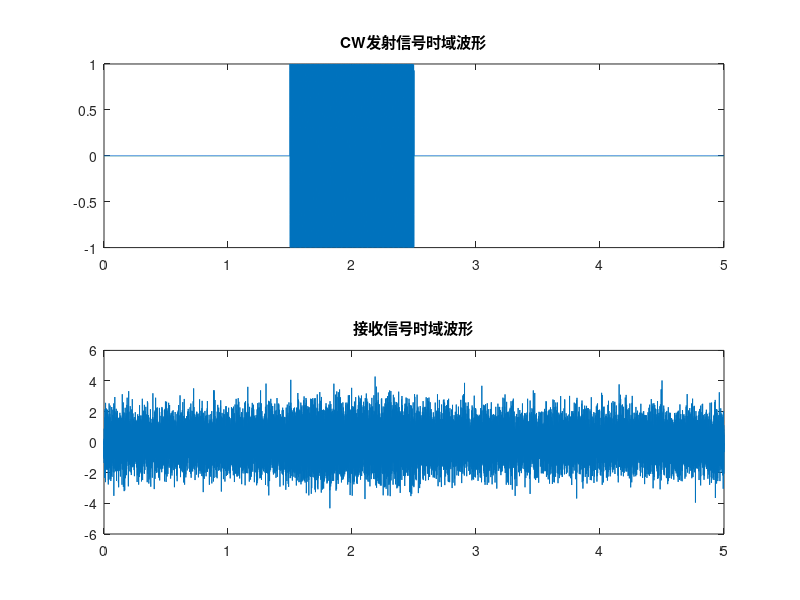
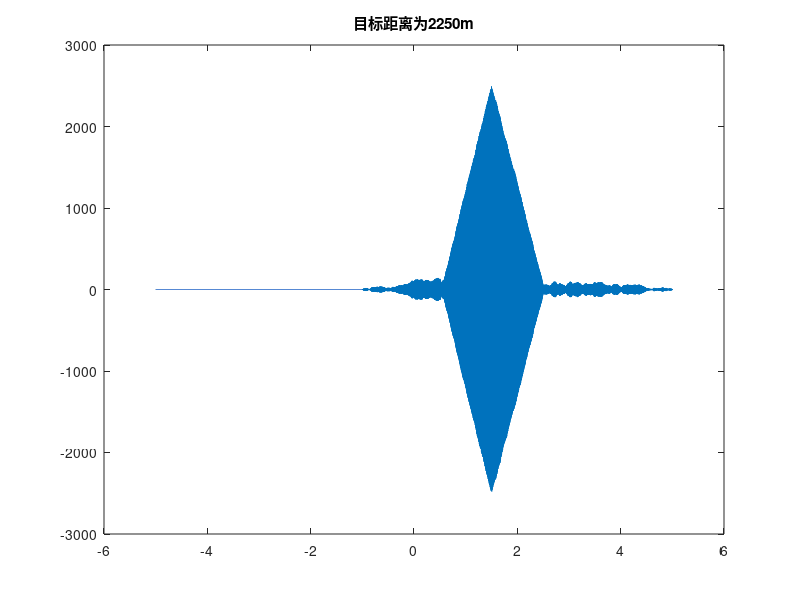
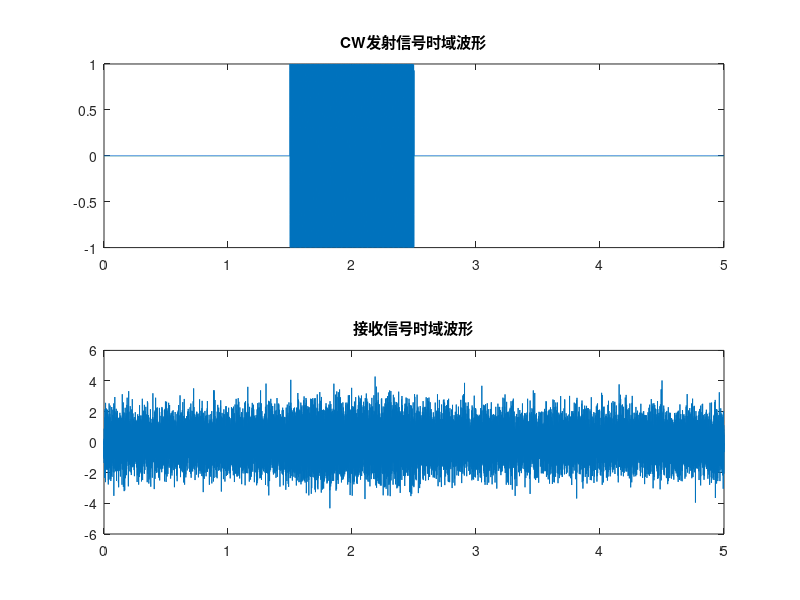
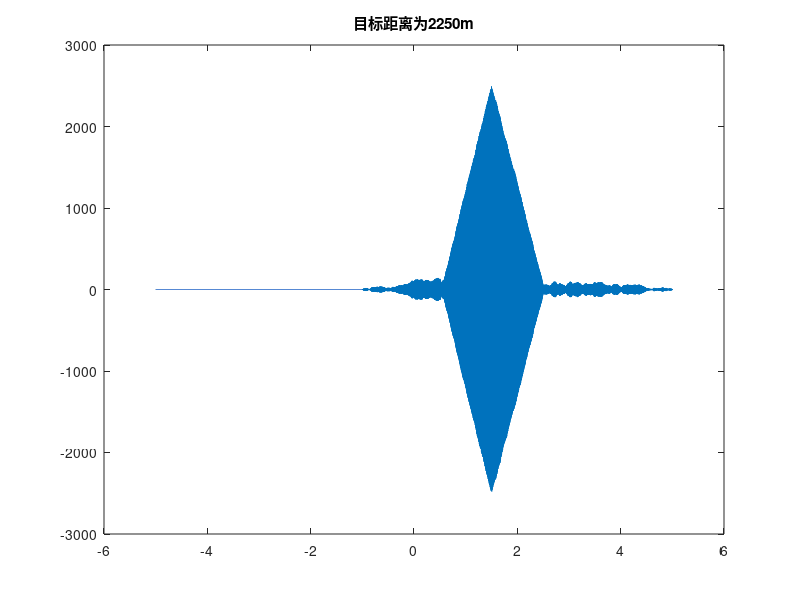

Source code (MATLAB) for these figures, in order: (Note: this script raises an error after producing the figures.)

%% 段仁俊-2024-11-22作业
clear
close all
clc
%% 设置文件夹保存路径
Save_Path='E:\课程\海洋声信号实验\4\Result\';
%% noise
% 生成白噪声
Fs = 5000;         % 采样频率 (Hz)
T = 5;             % 信号持续时间 (秒)
N = Fs * T;       % 总采样点数
tt = (0:N-1) / Fs; % 时间向量
rng(1000,'twister');%固定随机数
noise = randn(N, 1);
%% CW与接收信号Input_signal
%要求：生成一段CW信号。时间长度为1秒，信号到达时间为1.5秒
fs=5000;%采样率
f0=300;%频率
tao=1;%脉宽
t0=1.5;%信号到达时间
t=t0:1/fs:t0+tao-1/fs;
cw=chirp(t,f0,tao,f0);
subplot(2,1,1);
s=[zeros(1.5*Fs,1);cw';zeros(2.5*Fs,1)];
plot(tt,s);
title("CW发射信号时域波形");
subplot(2,1,2);
CwInput_signal=s+noise;
plot(tt,CwInput_signal);
title("接收信号时域波形");
% %% 匹配滤波1
% % 匹配滤波器（脉冲响应为信号的时间反转）
% matched_filter = flipud(s); 
% %plot(tt,matched_filter)
% figure
% % 进行匹配滤波
% Cwoutput_signal = conv(CwInput_signal, matched_filter,'same');
% plot(tt-1,Cwoutput_signal);
%% 匹配滤波2
%相关函数卷积结果
figure
% 使用 xcorr 计算自相关
%[Cwoutput, lags] = xcorr(Input_signal,Input_signal);%如果s与noise不相关可以直接用
[Cwoutput, lags] = xcorr(CwInput_signal,cw');
% 为了绘制输出信号，生成相应的时间轴
lag_time = lags / fs;
plot(lag_time,Cwoutput)
[~,max_time]=max(Cwoutput);
Aim_Length=1500*(max_time-N)/Fs;
title(['目标距离为' num2str(Aim_Length) 'm'])
%% 保存图片
saveas( 1, [Save_Path '第一问CW与发射信号'],'png'); %保存窗口的图像
saveas( 2, [Save_Path '第一问匹配滤波结果'],'png'); %保存窗口的图像

%% LFM信号与接收信号
close all
figure
fs=5000;%采样率
LFMf0=200;%频率
LFMf1=400;%
theta=pi/2;%初始相位
tao=1;%脉宽
LFMt0=2;%信号到达时间
T=5;
N=fs*T;
tt = (0:N-1) / fs; % 时间向量
t=LFMt0:1/fs:LFMt0+tao-1/fs;
LFM=chirp(t,LFMf0,tao,LFMf1);
subplot(2,1,1);
s=[zeros(LFMt0*fs,1);LFM';zeros((T-LFMt0-tao)*fs,1)];
plot(tt,s);
title("LFM发射信号时域波形");
subplot(2,1,2);
LFMInput_signal=s+noise;
plot(tt,LFMInput_signal);
title("接收信号时域波形");
%% 匹配滤波
%相关函数卷积结果
figure
% 使用 xcorr 计算自相关
%[Cwoutput, lags] = xcorr(Input_signal,Input_signal);%如果s与noise不相关可以直接用
[Cwoutput, lags] = xcorr(LFMInput_signal,LFM');
% 为了绘制输出信号，生成相应的时间轴
lag_time = lags / fs;
plot(lag_time,Cwoutput)
[~,max_time]=max(Cwoutput);
Aim_Length=1500*(max_time-N)/Fs;
title(['目标距离为' num2str(Aim_Length) 'm'])
%% 保存图片
saveas( 1, [Save_Path '第二问LFM与发射信号'],'png'); %保存窗口的图像
saveas( 2, [Save_Path '第二问匹配滤波结果'],'png'); %保存窗口的图像



%%
close all
clear 
clc
fs=5000;%采样率
f0=300;%频率
tao=1;%脉宽
t0=1.5;%信号到达时间
t=t0:1/fs:t0+tao-1/fs;
cw=chirp(t,f0,tao,f0);
rng1=cw_noise(5000,5,298,1.5,1);
rng2=cw_noise(5000,5,299,1.5,1);
rng3=cw_noise(5000,5,300,1.5,1);
rng4=cw_noise(5000,5,301,1.5,1);
rng5=cw_noise(5000,5,302,1.5,1);
%% 匹配滤波
%相关函数卷积结果
figure
% 使用 xcorr 计算自相关
[Cwoutput, lags] = xcorr(rng1,cw');
Cwoutput1=xcorr(rng2,cw');
Cwoutput2=xcorr(rng3,cw');
Cwoutput3=xcorr(rng4,cw');
Cwoutput4=xcorr(rng5,cw');
% 为了绘制输出信号，生成相应的时间轴
lag_time = lags / fs;
subplot(2,3,1)
plot(lag_time,Cwoutput)
title('298Hz匹配滤波结果')
subplot(2,3,2)
plot(lag_time,Cwoutput1)
title('299Hz匹配滤波结果')
subplot(2,3,3)
plot(lag_time,Cwoutput2)
title('300Hz匹配滤波结果')
subplot(2,3,4)
plot(lag_time,Cwoutput3)
title('301Hz匹配滤波结果')
subplot(2,3,5)
plot(lag_time,Cwoutput4)
title('302Hz匹配滤波结果')
% [~,max_time]=max(Cwoutput);
% Aim_Length=1500*(max_time-N)/Fs;
% title(['目标距离为' num2str(Aim_Length) 'm'])
%% 保存图片
Save_Path='E:\课程\海洋声信号实验\4\Result\';
saveas( 1, [Save_Path '第三问匹配滤波结果'],'png'); %保存窗口的图像

%%
function CwInput_signal=cw_noise(Fs,T,f0,t0,tao)
% 函数功能为生成CW与noise叠加之后的信号
% Fs 采样频率 (Hz)
% T为噪声总时间 (秒)
%f0为CW信号频率
%t0信号到达时间
%tao为信号持续时间
    N = Fs * T;       % 总采样点数
    rng(1000,'twister');%固定随机数
    noise = randn(N, 1);
    t=t0:1/Fs:t0+tao-1/Fs;
    cw=chirp(t,f0,tao,f0);
    s=[zeros(t0*Fs,1);cw';zeros((T-t0-tao)*Fs,1)];
    CwInput_signal=s+noise;
end




